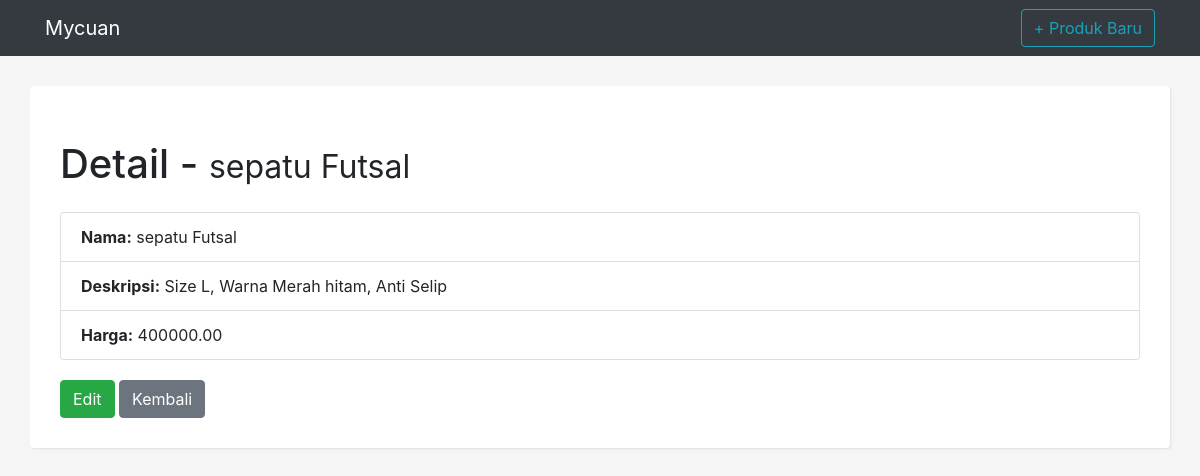
Screenshot of /view/1 with the database file from the repository.
### products/models.py (models this page shows, shortened)
class Product(models.Model):
    name = models.CharField('Nama', max_length=100)
    description = models.TextField('Deskripsi', blank=True)
    price = models.DecimalField('Harga', decimal_places=2, max_digits=8)
    created = models.DateTimeField('Created', auto_now_add=True)
    changed = models.DateTimeField('Changed', auto_now=True)
    class Meta:
        ordering = ['name']

### products/views.py (the view)
# urls.py: path('view/<int:pk>', views.ProductDetail.as_view(), name='product_view'),
class ProductDetail(DetailView):
    model = Product

### products/templates/products/product_detail.html
{% extends 'products/base.html' %}
{% block content %}
    <h1 class="my-4">Detail -
        <small>{{ object.name }}</small>
    </h1>
    <div class="row">
        <div class="col-12">
            <ul class="list-group">
              <li class="list-group-item"><strong>Nama:</strong> {{ object.name }}</li>
              <li class="list-group-item"><strong>Deskripsi:</strong> {{ object.description}}</li>
              <li class="list-group-item"><strong>Harga:</strong> {{ object.price }}</li>
            </ul>
        </div>
    </div>
    <div class="row top-buffer">
        <div class="col-12">
                <a href="{% url 'product_edit' object.id %}"><button type="button" class="btn btn-success">Edit</button></a>
                <a href="{% url 'product_list' %}"><button type="button" class="btn btn-secondary">Kembali</button></a>
        </div>
    </div>
{% endblock %}

### products/static/css/style.css (style rules this page uses)
body { background: whitesmoke }
.top-buffer { margin-top:20px; }

### rows the page displays
Product: name "sepatu Futsal", description "Size L, Warna Merah hitam, Anti Selip", price "400000.00"
